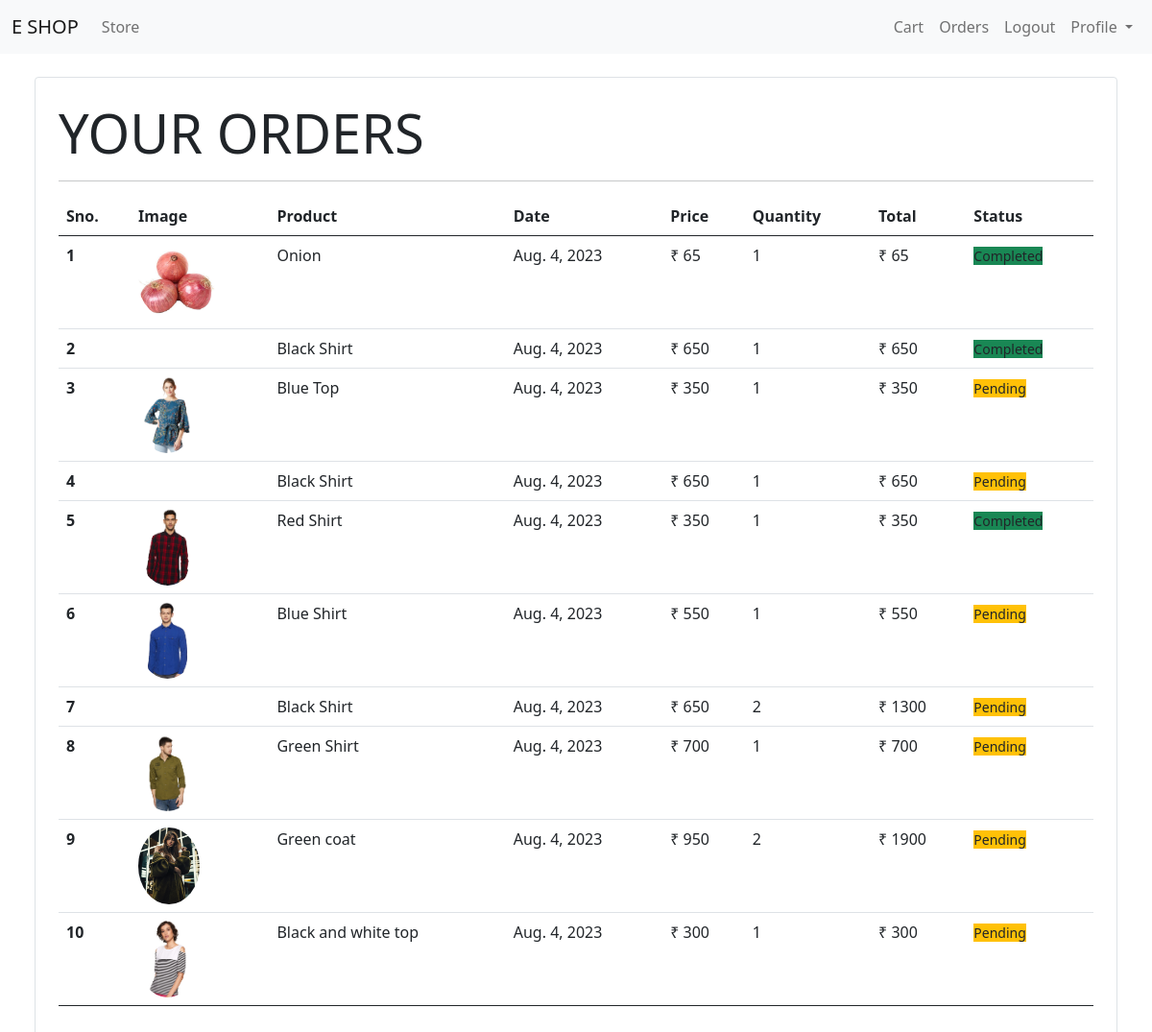
Screenshot of /orders (signed in) with the database file from the repository.
### store/models/orders.py (models this page shows, shortened)
class Order(models.Model):
    product = models.ForeignKey(Product , on_delete=models.CASCADE)
    customer = models.ForeignKey(Customer , on_delete=models.CASCADE)
    quantity = models.IntegerField(default=1)
    price = models.IntegerField()
    address = models.CharField(max_length=150 , default="" , blank=True)
    phone = models.CharField(max_length=10 , default="" , blank=True)
    date = models.DateField(default=datetime.datetime.today)
    status = models.BooleanField(default=False)
    @staticmethod
    def get_orders_by_customer(customer_id):
        return Order\
        .objects\
        .filter(customer = customer_id)\
        .order_by("-date")

### store/models/product.py (models this page shows, shortened)
class Product(models.Model):
    name = models.CharField(max_length=50)
    price = models.IntegerField(default=0)
    category  = models.ForeignKey(Category , default=1 , on_delete=models.CASCADE)
    description = models.CharField(max_length=200 , default='' , null= True , blank= True)
    image = models.ImageField(upload_to ='upload/products/')

### store/views/orders.py (the view)
class OrderView(View):
    def get(self , request):
        customer = request.session.get("customer")
        orders = Order.get_orders_by_customer(customer)
        print(orders)
        return render (request , "orders.html" , {"orders" : orders})

### store/templatetags/custom_filter.py (called while the page is built)
@register.filter(name="currency")
def currency(number):
    return "₹ "+str(number)

@register.filter(name="multiply")
def multiply(number , number1):
    return number*number1

### store/templates/orders.html
{% extends "base.html" %}
{%block content%}
 {%load cart%}
 {%load custom_filter%}
<div class = "container-fluid">
  <div class = "border rounded p-4 m-4">
    <p class = "display-4"> YOUR ORDERS</p>
    <hr>
      <table class="table">
        <thead>
          <tr>
            <th>Sno.</th>
            <th>Image</th>
            <th>Product</th>
            <th>Date</th>
            <th>Price</th>
            <th>Quantity</th>
            <th>Total</th>
            <th>Status</th>
          </tr>
        </thead>
        <tbody>
          {%for order in orders%}
          <tr>
            <th scope="row">{{forloop.counter}}</th>
            <td><img style = "height : 80px;" class = "rounded-circle" src = "{{order.product.image.url}}" alt = ""></td>
            <td>{{order.product.name}}</td>
            <td>{{order.date}}</td>
            <td>{{order.price|currency}}</td>
            <td>{{order.quantity}}</td>
            <td>{{order.quantity|multiply:order.price|currency}}</td>
            {%if order.status %}
            <td><small class = "bg-success">Completed</small></td>
            {%else %}
            <td><small class = "bg-warning">Pending</small></td>
            {%endif%}
          </tr>
          {%endfor%}
        </tbody>
  </div>
</div>
{% endblock%}

### store/templates/base.html (shortened to what this page needs)
<!doctype html>
<html lang="en">
  <head>
    <link href="https://cdn.jsdelivr.net/npm/bootstrap@5.0.2/dist/css/bootstrap.min.css" rel="stylesheet">
  </head>
   <body>
    <nav class="navbar navbar-expand-lg navbar-light bg-light mb-3">
      <div class="container-fluid">
        <a class="navbar-brand" href="/">E SHOP</a>
        <div class="collapse navbar-collapse" id="navbarSupportedContent">
          <ul class="navbar-nav me-auto mb-2 mb-lg-0">
            <li class="nav-item">
              <a class="nav-link" href="#">Store</a>
            </li>
          </ul>
          <ul class="navbar-nav ml-auto mb-2 mb-lg-0">
            <li class="nav-item">
              <a class="nav-link" href="/cart">Cart</a>
            </li>
            {%if request.session.customer%}
            <li class="nav-item">
              <a class="nav-link" href="/orders">Orders</a>
            </li>
            <li class="nav-item">
              <a class="nav-link" href="/logout">Logout</a>
            </li>
            {%endif%}
            <li class="nav-item dropdown">
              <a class="nav-link dropdown-toggle" href="#" id="navbarDropdown" role="button" data-bs-toggle="dropdown" aria-expanded="false">
                Profile
              </a>
            </li>
          </ul>
        </div>
      </div>
    </nav>
    {% block content %} {% endblock %}
   </body>
 </html>

### rows the page displays
Order: product.image (picture), product.name "Onion", date "Aug. 4, 2023", price "₹ 65", quantity "1", quantity|multiply "₹ 65", status "Completed"
Order: product.name "Black Shirt", date "Aug. 4, 2023", price "₹ 650", quantity "1", quantity|multiply "₹ 650", status "Completed"
Order: product.image (picture), product.name "Blue Top", date "Aug. 4, 2023", price "₹ 350", quantity "1", quantity|multiply "₹ 350", status "Pending"
Order: product.name "Black Shirt", date "Aug. 4, 2023", price "₹ 650", quantity "1", quantity|multiply "₹ 650", status "Pending"
Order: product.image (picture), product.name "Red Shirt", date "Aug. 4, 2023", price "₹ 350", quantity "1", quantity|multiply "₹ 350", status "Completed"
Order: product.image (picture), product.name "Blue Shirt", date "Aug. 4, 2023", price "₹ 550", quantity "1", quantity|multiply "₹ 550", status "Pending"
Order: product.name "Black Shirt", date "Aug. 4, 2023", price "₹ 650", quantity "2", quantity|multiply "₹ 1300", status "Pending"
Order: product.image (picture), product.name "Green Shirt", date "Aug. 4, 2023", price "₹ 700", quantity "1", quantity|multiply "₹ 700", status "Pending"
Order: product.image (picture), product.name "Green coat", date "Aug. 4, 2023", price "₹ 950", quantity "2", quantity|multiply "₹ 1900", status "Pending"
Order: product.image (picture), product.name "Black and white top", date "Aug. 4, 2023", price "₹ 300", quantity "1", quantity|multiply "₹ 300", status "Pending"
